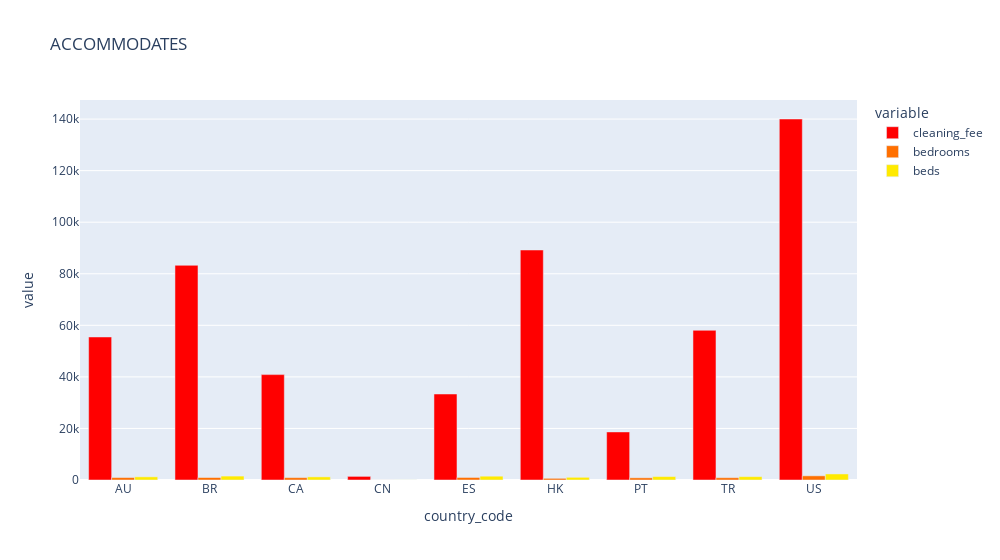

Notebook code cell kept with this figure:
### Code cell
df_val_sel_gr= pd.DataFrame(df2.groupby("country_code")[["cleaning_fee","bedrooms","beds","extra_people"]].sum())
df_val_sel_gr.reset_index(inplace= True)

fig_1= px.bar(df_val_sel_gr, x="country_code", y= ["cleaning_fee","bedrooms","beds"], title="ACCOMMODATES",
hover_data= "extra_people", barmode='group', color_discrete_sequence=px.colors.sequential.Rainbow_r,width=1000)
fig_1

### Figure 1 — Plotly figure (JSON) as saved in the notebook; plotly's stock layout.template omitted (floating-point values rounded to 4 significant figures)
{"data": [{"alignmentgroup": "True", "customdata": [[8428], [25111], [6481], [468], [5275], [42919], [4589], [15963], [17375]], "hovertemplate": "variable=cleaning_fee<br>country_code=%{x}<br>value=%{y}<br>extra_people=%{customdata[0]}<extra></extra>", "legendgroup": "cleaning_fee", "marker": {"color": "rgb(255,0,0)", "pattern": {"shape": ""}}, "name": "cleaning_fee", "offsetgroup": "cleaning_fee", "orientation": "v", "showlegend": true, "textposition": "auto", "type": "bar", "x": ["AU", "BR", "CA", "CN", "ES", "HK", "PT", "TR", "US"], "xaxis": "x", "y": [55480.0, 83270.0, 40880.0, 1406.0, 33360.0, 89220.0, 18650.0, 58060.0, 140000.0], "yaxis": "y"}, {"alignmentgroup": "True", "customdata": [[8428], [25111], [6481], [468], [5275], [42919], [4589], [15963], [17375]], "hovertemplate": "variable=bedrooms<br>country_code=%{x}<br>value=%{y}<br>extra_people=%{customdata[0]}<extra></extra>", "legendgroup": "bedrooms", "marker": {"color": "rgb(255,111,0)", "pattern": {"shape": ""}}, "name": "bedrooms", "offsetgroup": "bedrooms", "orientation": "v", "showlegend": true, "textposition": "auto", "type": "bar", "x": ["AU", "BR", "CA", "CN", "ES", "HK", "PT", "TR", "US"], "xaxis": "x", "y": [952, 965, 920, 19, 984, 644, 850, 893, 1616], "yaxis": "y"}, {"alignmentgroup": "True", "customdata": [[8428], [25111], [6481], [468], [5275], [42919], [4589], [15963], [17375]], "hovertemplate": "variable=beds<br>country_code=%{x}<br>value=%{y}<br>extra_people=%{customdata[0]}<extra></extra>", "legendgroup": "beds", "marker": {"color": "rgb(255,234,0)", "pattern": {"shape": ""}}, "name": "beds", "offsetgroup": "beds", "orientation": "v", "showlegend": true, "textposition": "auto", "type": "bar", "x": ["AU", "BR", "CA", "CN", "ES", "HK", "PT", "TR", "US"], "xaxis": "x", "y": [1231, 1521, 1213, 29, 1477, 1044, 1334, 1305, 2347], "yaxis": "y"}], "layout": {"barmode": "group", "legend": {"title": {"text": "variable"}, "tracegroupgap": 0}, "title": {"text": "ACCOMMODATES"}, "width": 1000, "xaxis": {"anchor": "y", "domain": [0, 1], "title": {"text": "country_code"}}, "yaxis": {"anchor": "x", "domain": [0, 1], "title": {"text": "value"}}}}
